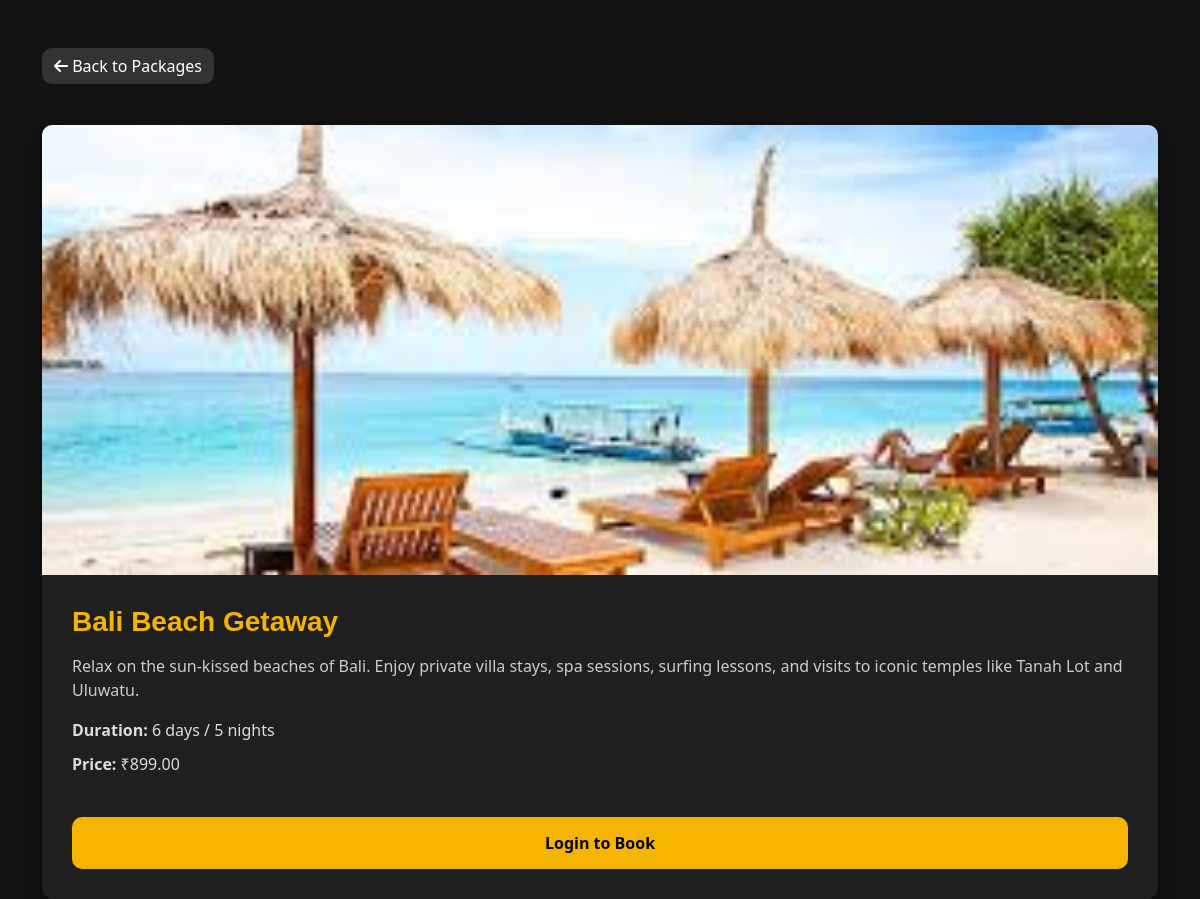
Screenshot of /packages/2/ with the database file from the repository.
### main/models.py (models this page shows, shortened)
class Package(models.Model):
    vendor = models.ForeignKey(Vendor, on_delete=models.CASCADE)
    title = models.CharField(max_length=255)
    description = models.TextField()
    price = models.DecimalField(max_digits=8, decimal_places=2)
    duration = models.CharField(max_length=100)
    image = models.ImageField(upload_to='packages/')
    approved = models.BooleanField(default=False)
    created_at = models.DateTimeField(auto_now_add=True)
    expiry_date = models.DateField()

### main/views.py (the view)
# urls.py: path('packages/<int:pk>/', views.package_detail, name='package_detail'),
def package_detail(request, pk):
    package = get_object_or_404(Package, pk=pk)
    return render(request, 'main/package_detail.html', {'package': package})

### main/templates/main/package_detail.html (shortened to what this page needs)
{% load static %}
<!DOCTYPE html>
<html lang="en">
<head>
  <link rel="stylesheet" href="{% static 'main/css/bootstrap.min.css' %}">
  <link rel="stylesheet" href="https://cdnjs.cloudflare.com/ajax/libs/font-awesome/6.5.0/css/all.min.css">
</head>
<body>
<div class="container mt-5">
  <a href="{% url 'home' %}" class="btn btn-secondary">
    <i class="fas fa-arrow-left"></i> Back to Packages
  </a>
  <div class="card mt-3">
    <img src="{{ package.image.url }}" class="package-img" alt="{{ package.title|default:'Tour Image' }}">
    <div class="card-body">
      <h2 class="card-title">{{ package.title }}</h2>
      <p class="card-text">{{ package.description }}</p>
      <ul class="detail-list">
        <li><strong>Duration:</strong> {{ package.duration }}</li>
        <li><strong>Price:</strong> ₹{{ package.price }}</li>
      </ul>
      {% if user.is_authenticated %}
        <div class="mt-4">
          <p class="text-muted mb-2">Proceed to payment:</p>
          <form>
            <script src="https://checkout.razorpay.com/v1/payment-button.js"
                    data-payment_button_id="pl_QXStJZTlRK3bmF"
                    async>
            </script>
          </form>
        </div>
      {% else %}
        <a href="{% url 'login' %}" class="btn btn-book">Login to Book</a>
      {% endif %}
    </div>
  </div>
</div>
</body>
</html>

### main/templates/main/package_detail.html (style rules this page uses)
body { background-color: #121212; font-family: 'Segoe UI', Tahoma, Geneva, Verdana, sans-serif; color: #f0f0f0; }
.container { animation: fadeIn 0.6s ease-in-out; }
.package-img { max-height: 450px; object-fit: cover; border-top-left-radius: 10px; border-top-right-radius: 10px; transition: transform 0.3s ease; width: 100%; }
.card { border: none; border-radius: 12px; background-color: #1f1f1f; box-shadow: 0 10px 25px rgba(0, 0, 0, 0.5); }
.card-body { padding: 30px; }
.card-title { font-size: 28px; font-weight: 600; margin-bottom: 15px; color: #f4b400; }
.card-text { font-size: 16px; color: #ccc; }
.btn-book { width: 100%; margin-top: 25px; padding: 14px; font-size: 16px; font-weight: 600; border-radius: 10px; background-color: #f4b400; color: #000; border: none; transition: background-color 0.3s ease; }
.btn-secondary { margin-bottom: 25px; background-color: #333; border: none; }
.detail-list { list-style: none; padding: 0; }
.detail-list li { margin-bottom: 10px; color: #ddd; }

### rows the page displays
Package: image (picture), title "Bali Beach Getaway", description "Relax on the sun-kissed beaches of Bali. Enjoy private villa stays, spa sessions, surfing lessons, and visits to iconic temples like Tanah Lot and Uluwatu.", duration "6 days / 5 nights", price "899.00"
